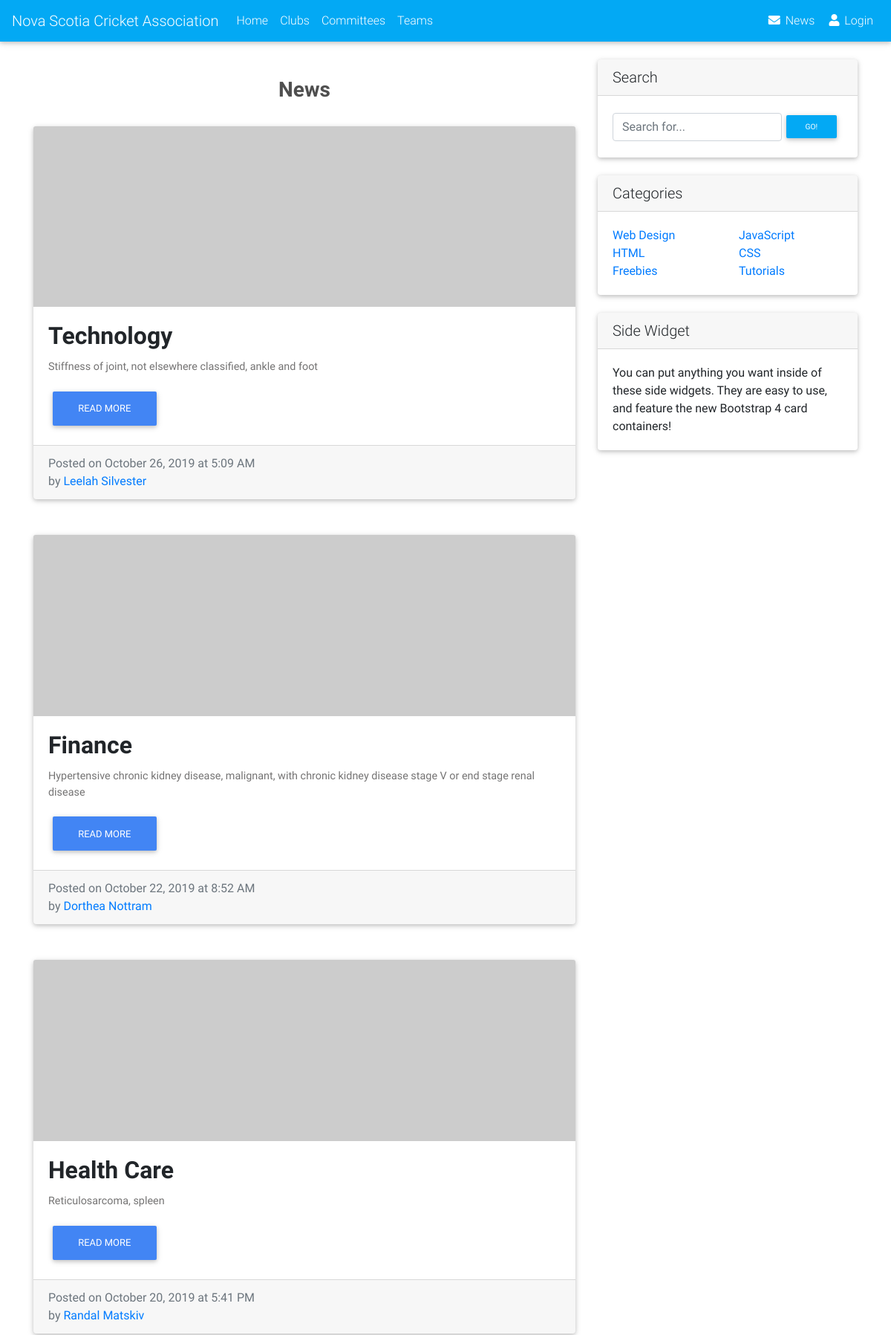
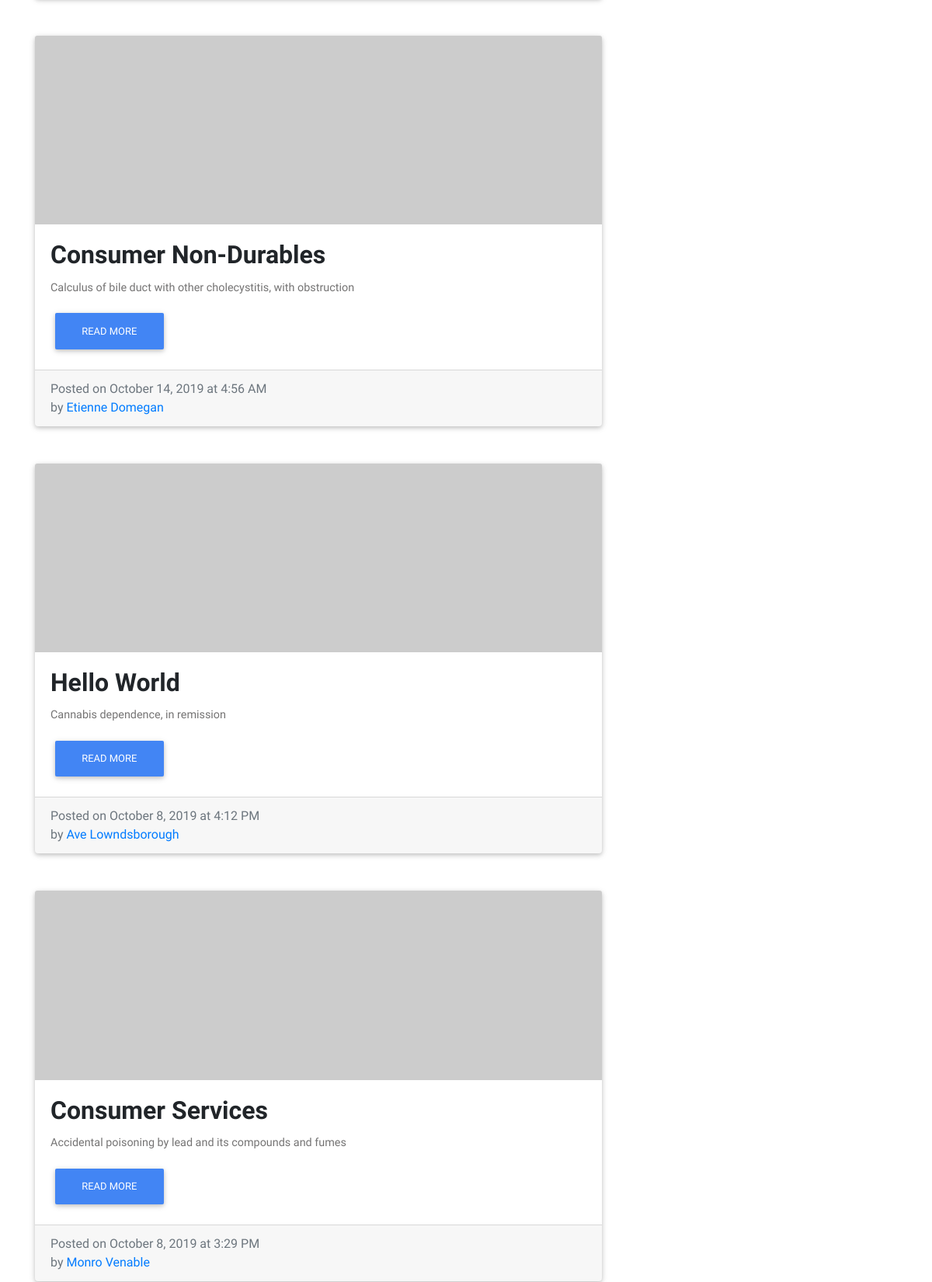
Page /news.php (upper part) on the committed database (2 pictures, top to bottom).
### tables this page shows
CREATE TABLE `nsca_news` (
  `NewsID` int(11) NOT NULL,
  `Title` varchar(128) DEFAULT NULL,
  `FirstName` varchar(64) DEFAULT NULL,
  `LastName` varchar(64) DEFAULT NULL,
  `Email` varchar(64) DEFAULT NULL,
  `Date` datetime DEFAULT NULL,
  `Content` text DEFAULT NULL,
  `Pictures` text DEFAULT NULL,
  `Videos` text DEFAULT NULL
);

### db/dbFunctions.php (called while the page is built, shortened)
<?php
function getAnnouncements($conn){
    $stmt = $conn->prepare("SELECT * FROM NSCA_News ORDER BY Date DESC");
    $stmt->execute();
    $allAnnouncements = $stmt->get_result();
    return $allAnnouncements;
}

### news.php (the view, shortened to what this page needs)
<?php
include 'includes/components/header.php';
?>
<div class="container">
    <div class="row">
        <div class="col-md-8">
            <br><br>
            <h3 class="text-center font-weight-bold dark-grey-text mb-4 pb-2">News</h3>
            <?php
            $conn = OpenCon();
            if (isset($_GET['searchAnnouncement'])){
                $allAnnouncements = searchAnnouncements($conn, $_GET['searchAnnouncement']);
                echo mysqli_error($conn);
            } else {
                $allAnnouncements = getAnnouncements($conn);
            }
            while($row = mysqli_fetch_array($allAnnouncements)) {
                ?>
                <div class="card mb-4">
                    <div>
                        <img class="card-img-top" src="http://placehold.it/900x300" alt="">
                    </div>
                    <div class="card-body">
                        <h2 class="card-title font-weight-bold"><?php echo $row['Title']; ?></h2>
                        <?php
                        $content = substr($row['Content'],0 ,  300);
                        ?>
                        <p class="card-text"><?php echo $content;?></p>
                        <a href="singleNews.php?id=<?php echo $row['NewsID']?>" class= "btn btn-primary">Read More</a>
                    </div>
                    <div class="card-footer text-muted">
                        Posted on <?php echo date("F j, Y", strtotime($row['Date'])) . " at ". date("g:i A", strtotime($row['Date'])); ?>
                        <br>
                        by <a href="UserProfile.php?profile=<?=$row['UserID']?>"><?php echo $row['FirstName'] . " " . $row['LastName']; ?></a>
                    </div>
                </div>
                <br>
                <?php
            }
            ?>
        </div>
        <div class="col-md-4">
            <div class="card my-4">
                <h5 class="card-header">Search</h5>
                <div class="card-body">
                    <div class="input-group">
                        <form class="form-inline" action="<?php $_SERVER['PHP_SELF']; ?>" method="GET">
                            <input type="text" name="searchAnnouncement" class="form-control" placeholder="Search for...">
                            <span class="input-group-btn">
                             <button class="btn btn-sm light-blue text-white" type="submit" name="submitSearch">Go!</button></span>
                        </form>
                    </div>
                </div>
            </div>
            <div class="card my-4">
                <h5 class="card-header">Categories</h5>
                <div class="card-body">
                    <div class="row">
                        <div class="col-lg-6">
                            <ul class="list-unstyled mb-0">
                                <li>
                                    <a href="#">Web Design</a>
                                </li>
                                <li>
                                    <a href="#">HTML</a>
                                </li>
                                <li>
                                    <a href="#">Freebies</a>
                                </li>
                            </ul>
                        </div>
                        <div class="col-lg-6">
                            <ul class="list-unstyled mb-0">
                                <li>
                                    <a href="#">JavaScript</a>
                                </li>
                                <li>
                                    <a href="#">CSS</a>
                                </li>
                                <li>
                                    <a href="#">Tutorials</a>
                                </li>
                            </ul>
                        </div>
                    </div>
                </div>
            </div>
            <div class="card my-4">
                <h5 class="card-header">Side Widget</h5>
                <div class="card-body">
                    You can put anything you want inside of these side widgets. They are easy to use, and feature the new Bootstrap 4 card containers!
                </div>
            </div>
        </div>
    </div>
</div>
<?php
include 'includes/components/footer.php'
?>

### rows in the picture
nsca_news: Title "Technology", Content "Stiffness of joint, not elsewhere classified, ankle and foot", Date "October 26, 2019", Date "5:09 AM", FirstName "Leelah", LastName "Silvester"
nsca_news: Title "Finance", Content "Hypertensive chronic kidney disease, malignant, with chronic kidney disease stage V or end stage renal disease", Date "October 22, 2019", Date "8:52 AM", FirstName "Dorthea", LastName "Nottram"
nsca_news: Title "Health Care", Content "Reticulosarcoma, spleen", Date "October 20, 2019", Date "5:41 PM", FirstName "Randal", LastName "Matskiv"
nsca_news: Title "Consumer Non-Durables", Content "Calculus of bile duct with other cholecystitis, with obstruction", Date "October 14, 2019", Date "4:56 AM", FirstName "Etienne", LastName "Domegan"
nsca_news: Title "Hello World", Content "Cannabis dependence, in remission", Date "October 8, 2019", Date "4:12 PM", FirstName "Ave", LastName "Lowndsborough"
nsca_news: Title "Consumer Services", Content "Accidental poisoning by lead and its compounds and fumes", Date "October 8, 2019", Date "3:29 PM", FirstName "Monro", LastName "Venable"
